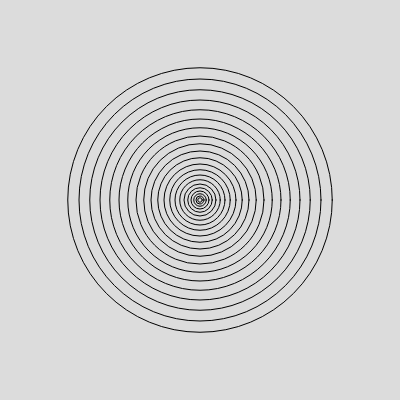
Frame 1 (no input)
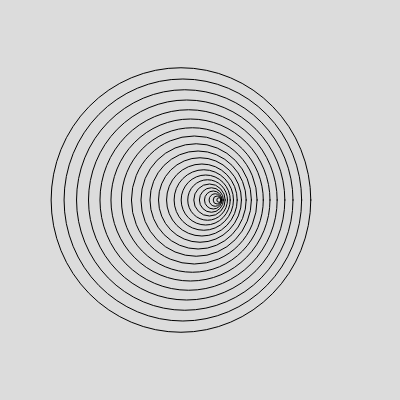
Frame 60 (no input)
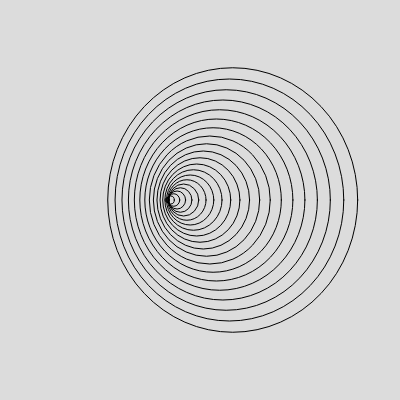
Frame 120 (the mouse pressed at the canvas centre since frame 60)

The p5.js sketch that drew these frames (run headless with seeded random() and noise() and a simulated clock; from frame 60 on, the mouse is pressed at the canvas centre):

// p5.js sketch
// ── sketch.js
function setup() {
  createCanvas(400, 400);
  stroke(0);
  strokeWeight(1);
  noFill();
}

let angle = 0;
let count = 10;

function draw() {
  background(220);
  translate(200, 200);
  let s = sin(angle);
  let c = cos(angle);
  for (let i = -count; i <= count; ++i) {
    let x = 100 * s * i / count;
    let h = 200 * ((i - count * 1.3)/(2 * count))**2;
    let w = h * c;
    ellipse(x, 0, w, h);
  }
  angle += 0.05;
}
